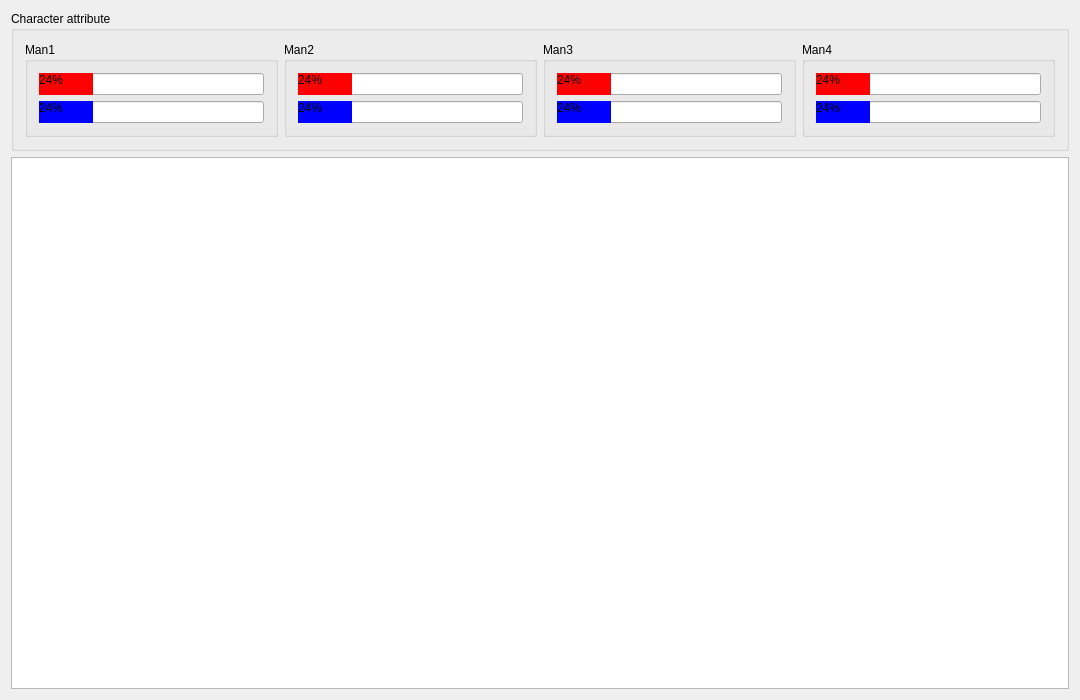
<?xml version="1.0" encoding="UTF-8"?>
<ui version="4.0">
 <class>MainWindow</class>
 <widget class="QMainWindow" name="MainWindow">
  <property name="geometry">
   <rect>
    <x>0</x>
    <y>0</y>
    <width>1080</width>
    <height>700</height>
   </rect>
  </property>
  <property name="windowTitle">
   <string>MainWindow</string>
  </property>
  <widget class="QWidget" name="centralWidget">
   <layout class="QVBoxLayout" name="verticalLayout">
    <item>
     <widget class="QGroupBox" name="Characte_box">
      <property name="title">
       <string>Character attribute</string>
      </property>
      <layout class="QHBoxLayout" name="horizontalLayout">
       <item>
        <widget class="QGroupBox" name="man1_display">
         <property name="title">
          <string>Man1</string>
         </property>
         <layout class="QVBoxLayout" name="verticalLayout_2">
          <item>
           <widget class="QProgressBar" name="man1_health">
            <property name="autoFillBackground">
             <bool>false</bool>
            </property>
            <property name="styleSheet">
             <string notr="true">QProgressBar::chunk {
     background-color: #FF0000;
	alignment: middle;
 }</string>
            </property>
            <property name="value">
             <number>24</number>
            </property>
           </widget>
          </item>
          <item>
           <widget class="QProgressBar" name="man1_mana">
            <property name="styleSheet">
             <string notr="true">QProgressBar::chunk {
     background-color: #0000FF;
 }</string>
            </property>
            <property name="value">
             <number>24</number>
            </property>
           </widget>
          </item>
         </layout>
        </widget>
       </item>
       <item>
        <widget class="QGroupBox" name="man2_display">
         <property name="title">
          <string>Man2</string>
         </property>
         <layout class="QVBoxLayout" name="verticalLayout_3">
          <item>
           <widget class="QProgressBar" name="man2_health">
            <property name="styleSheet">
             <string notr="true">QProgressBar::chunk {
     background-color: #FF0000;
 }</string>
            </property>
            <property name="value">
             <number>24</number>
            </property>
           </widget>
          </item>
          <item>
           <widget class="QProgressBar" name="man2_mana">
            <property name="styleSheet">
             <string notr="true">QProgressBar::chunk {
     background-color: #0000FF;
 }</string>
            </property>
            <property name="value">
             <number>24</number>
            </property>
           </widget>
          </item>
         </layout>
        </widget>
       </item>
       <item>
        <widget class="QGroupBox" name="man3_dispaly">
         <property name="title">
          <string>Man3</string>
         </property>
         <layout class="QVBoxLayout" name="verticalLayout_4">
          <item>
           <widget class="QProgressBar" name="man3_health">
            <property name="styleSheet">
             <string notr="true">QProgressBar::chunk {
     background-color: #FF0000;
 }</string>
            </property>
            <property name="value">
             <number>24</number>
            </property>
           </widget>
          </item>
          <item>
           <widget class="QProgressBar" name="man3_mana">
            <property name="styleSheet">
             <string notr="true">QProgressBar::chunk {
     background-color: #0000FF;
 }</string>
            </property>
            <property name="value">
             <number>24</number>
            </property>
           </widget>
          </item>
         </layout>
        </widget>
       </item>
       <item>
        <widget class="QGroupBox" name="man4_display">
         <property name="title">
          <string>Man4</string>
         </property>
         <layout class="QVBoxLayout" name="verticalLayout_5">
          <item>
           <widget class="QProgressBar" name="man4_health">
            <property name="styleSheet">
             <string notr="true">QProgressBar::chunk {
     background-color: #FF0000;
 }</string>
            </property>
            <property name="value">
             <number>24</number>
            </property>
           </widget>
          </item>
          <item>
           <widget class="QProgressBar" name="man4_mana">
            <property name="styleSheet">
             <string notr="true">QProgressBar::chunk {
     background-color: #0000FF;
 }</string>
            </property>
            <property name="value">
             <number>24</number>
            </property>
           </widget>
          </item>
         </layout>
        </widget>
       </item>
      </layout>
     </widget>
    </item>
    <item>
     <widget class="QGraphicsView" name="graphicsView"/>
    </item>
   </layout>
  </widget>
 </widget>
 <layoutdefault spacing="6" margin="11"/>
 <resources/>
 <connections/>
</ui>
